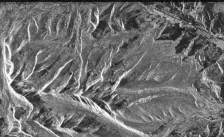
#> input picture lab11_intel/Input_Image/EO-002.png, 224 x 137 px; its folder holds 4 pictures in this run
$ python enhance.py
#> lines starting #> are read from the running program, lines starting #| are printed output that depends on the picture
import json
from pathlib import Path
from PIL import Image, ImageEnhance, ImageFilter

# TODO: load data

IMAGE_DIR = Path(__file__).parent / "Input_Image"

# TODO: LOAD IMAGE, ENHANCE IMAGE, FILTER IMAGE, SAVE IMAGE
for image_path in IMAGE_DIR.glob("*.png"):
    if "_enhanced" in image_path.name:
        continue
    image = Image.open(image_path)
#> image is the input picture: PIL image 224x137 RGBA; mean R, G, B, A 111.4, 111.4, 111.4, 255
    image = ImageEnhance.Contrast(image).enhance(3.0)
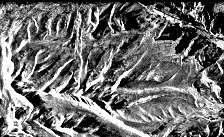
#> image: PIL image 224x137 RGBA; mean R, G, B, A 111.1, 111.1, 111.1, 255
#> pass 3 of the loop `for image_path in IMAGE_DIR.glob("*.png"):`:
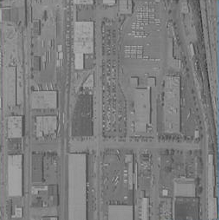
#> input picture lab11_intel/Input_Image/EO-003.png, 219 x 220 px
#> image is the input picture: PIL image 219x220 RGBA; mean R, G, B, A 124.9, 125, 125.1, 255
#> `image = ImageEnhance.Contrast(image).enhance(3.0)`:
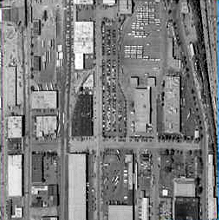
#> image: PIL image 219x220 RGBA; mean R, G, B, A 124.7, 125.1, 125.4, 255
#> the loop made 4 passes; the first 3 are shown
    #image = image.filter(ImageFilter.FIND_EDGES)
    image.save(IMAGE_DIR / f"{image_path.stem}_enhanced.png")
